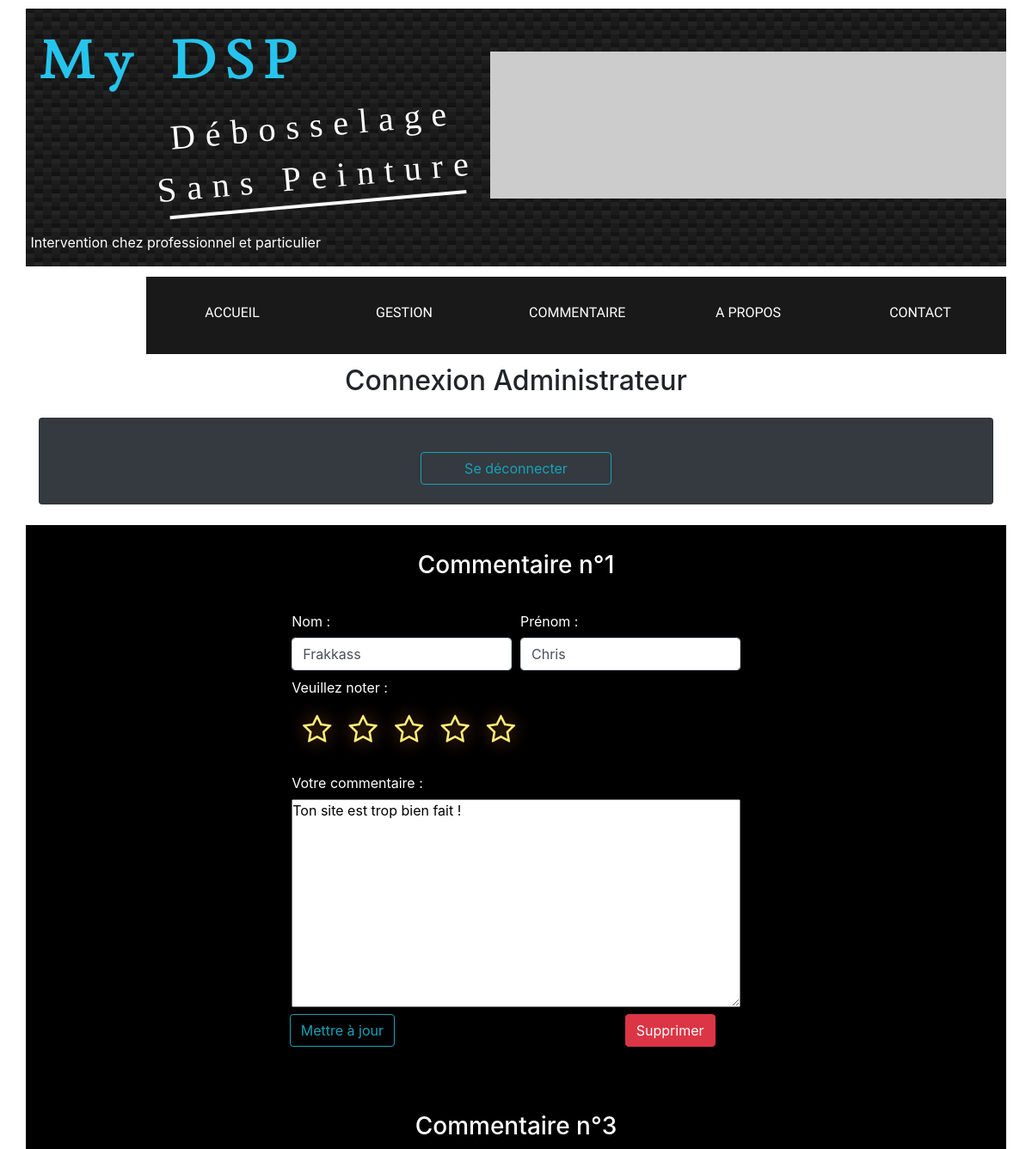
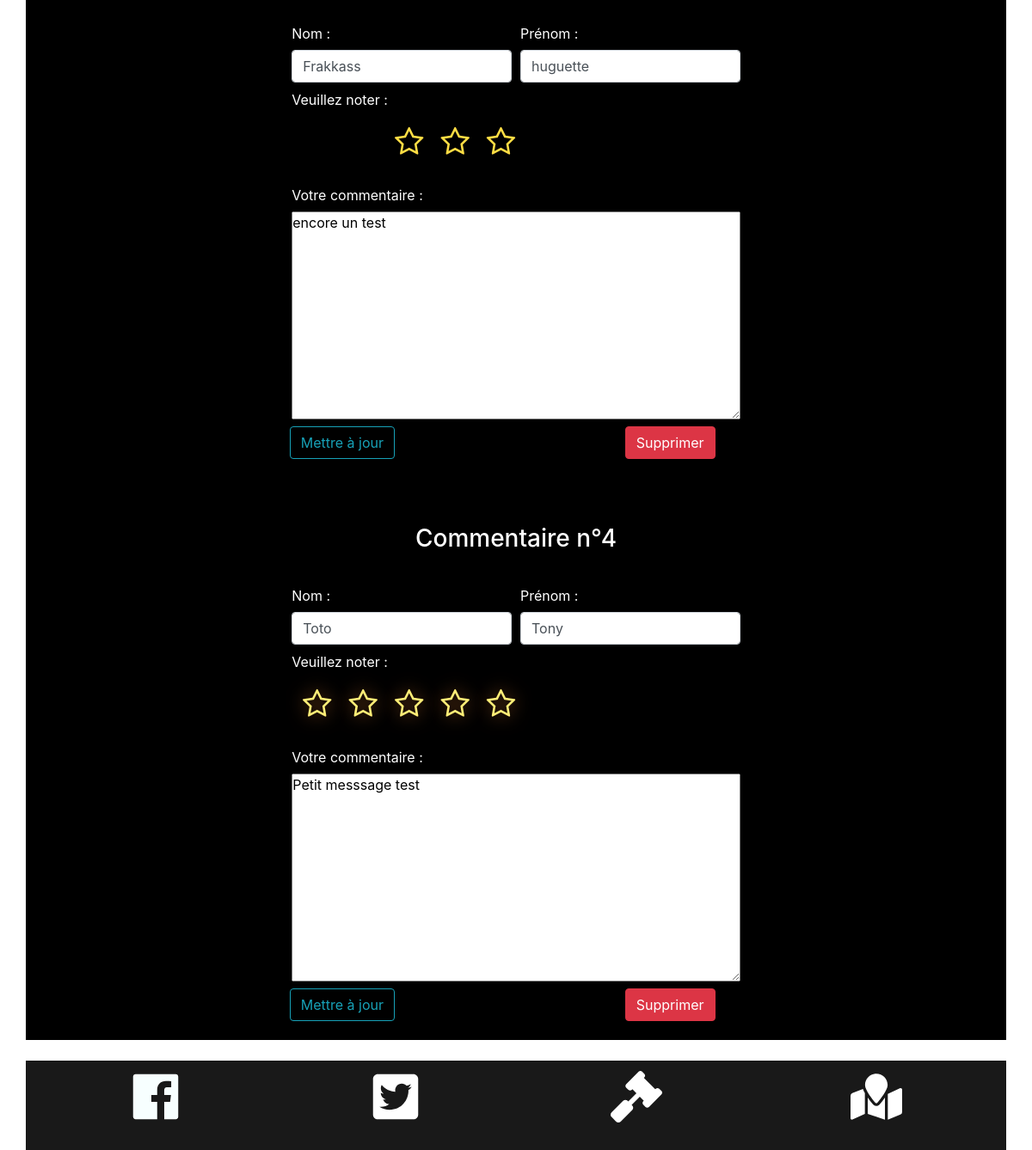
The app's page /vue/gestion.php (signed in), older data (2 pictures, top to bottom).
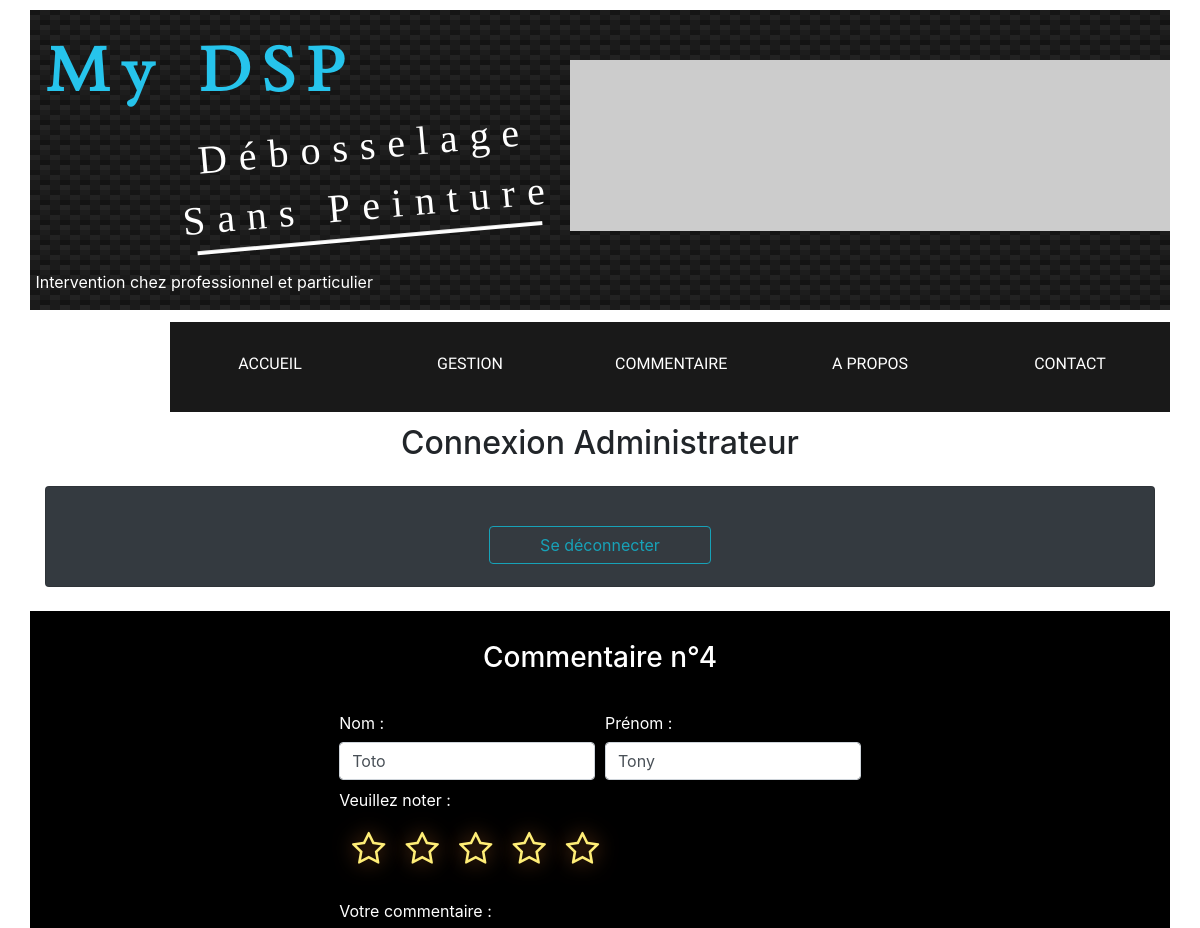
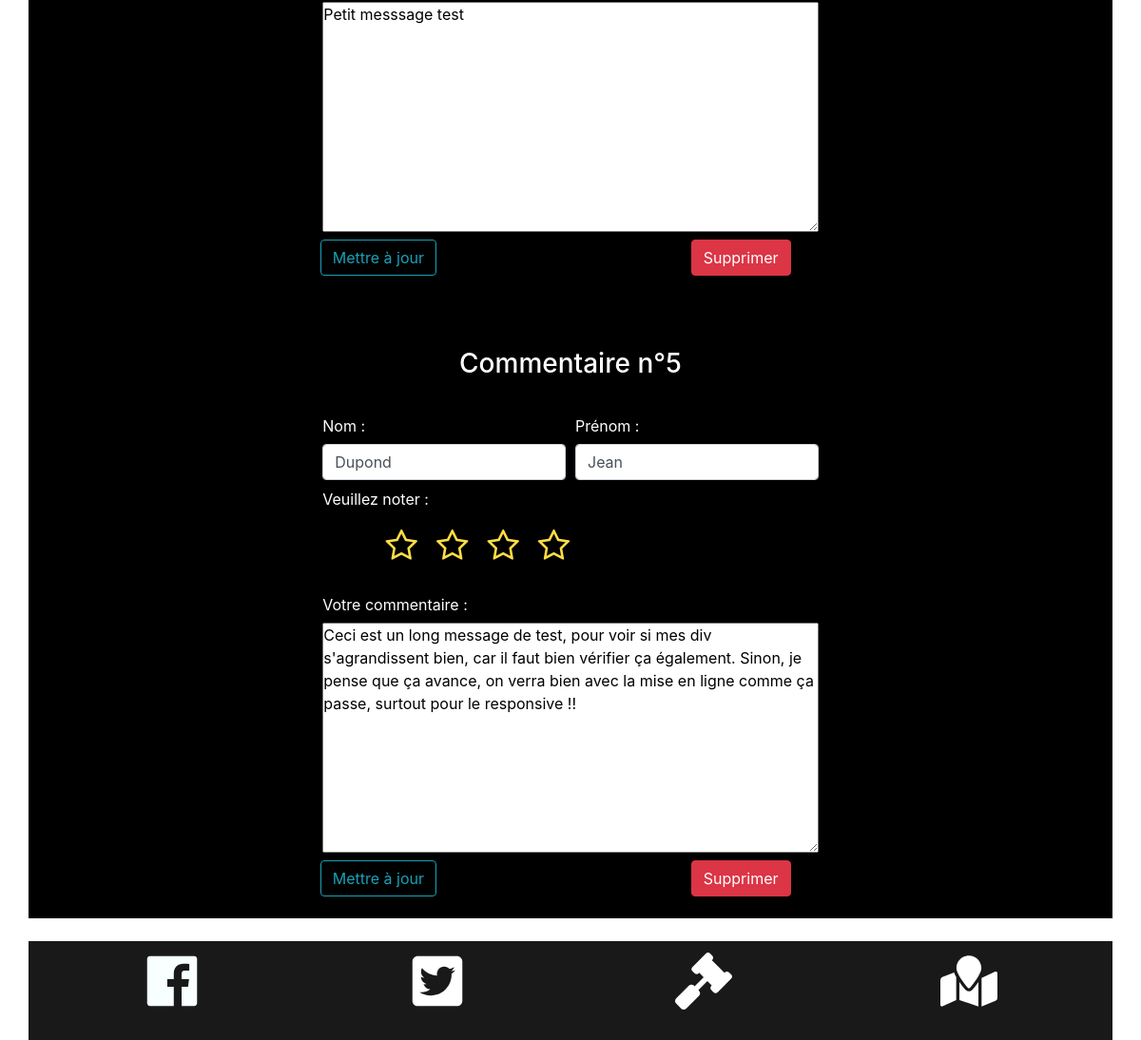
The same page, newer data (2 pictures, top to bottom).
### tables this page shows
CREATE TABLE `commentaires` (
  `idCommentaire` int(11) NOT NULL,
  `contenuCommentaire` longtext NOT NULL,
  `noteCommentaire` varchar(10) NOT NULL,
  `statuts` tinyint(1) NOT NULL,
  `dateCommentaire` datetime DEFAULT NULL,
  `idUtilisateur` int(11) DEFAULT NULL
);

CREATE TABLE `utilisateurs` (
  `idUtilisateur` int(11) NOT NULL,
  `nomUtilisateur` varchar(100) NOT NULL,
  `prenomUtilisateur` varchar(100) NOT NULL,
  `motDePasse` varchar(60) DEFAULT NULL,
  `idRole` int(11) DEFAULT NULL
);

### vue/gestion.php (the view, shortened to what this page needs)
<?php
require '../modele/pdo.php';
?>
<!DOCTYPE html>
<html lang="fr">
<head>
    <link rel="stylesheet" href="https://stackpath.bootstrapcdn.com/bootstrap/4.3.1/css/bootstrap.min.css">
    <link rel="stylesheet" href="https://netdna.bootstrapcdn.com/font-awesome/4.2.0/css/font-awesome.min.css">
    <link rel="stylesheet" href="../css/design.css">
</head>
<body>
<?php
    include '../include/header.php';
?>
    <div class="menuD">
        <nav class="navbar navbar-expand-lg navbar-light">
            <div class="collapse navbar-collapse justify-content-end" id="navbarTogglerDemo01">
                <ul class="navbar-nav ml-auto">
                    <li class="nav-item active">
                        <a class="nav-link" href="../index.php">Accueil</a>
                    </li>
                    <li class="nav-item active">
                        <a class="nav-link" href="gestion.php">Gestion</a>
                    </li>
                    <li class="nav-item active">
                        <a class="nav-link" href="commentaire.php">Commentaire</a>
                    </li>
                    <li class="nav-item active">
                        <a class="nav-link" href="apropos.php" >a propos</a>
                    </li>
                    <li class="nav-item active">
                        <a class="nav-link" href="contactForm.php">Contact</a>
                    </li>
                </ul>
            </div>
        </nav>
    </div>
    <main>
        <div class="container">
            <h2 class="text-center">Connexion Administrateur</h2>
            <div class="card bg-dark mt-4 pt-3">
            <?php
            if (isset($_SESSION['auth'])){  ?>
                <a class="btn btn-outline-info" name="logout" id="logout" href="../controller/logout.php" role="button">Se déconnecter</a>
                <?php
            } ?>
            </div>
        </div>
        <?php
            if(isset($_SESSION['auth'])) { ?>
                <section class="zoneCommentaire mt-4 mb-4">
                <?php
                $resultat = $pdo->query("SELECT * FROM commentaires NATURAL JOIN utilisateurs WHERE statuts = '0'");
                $selectResult = $resultat->fetchAll();
                $i=0;
                foreach ($selectResult as $selectResults) {
                    $i++;
                    $id = $selectResults->idCommentaire;
                    ?>
                    <h3 id="comm" class="text-center">Commentaire n°<?= $id ?></h3>
                    <form action="../controller/traitement.php" method="POST" enctype="multipart/form-data" class="myForm">
                    <div class="container formulaire<?= $i ?>">
                        <div class="form-row">
                            <div class="col-sm-3 offset-md-3">
                                <label for="" class="col-form-label">Nom :</label>
                                <input type="text" class="form-control" name="nom" placeholder="Votre Nom" value="<?= $selectResults->nomUtilisateur; ?>" required>
                            </div>
                            <div class="col-sm-3">
                                <label for="" class="col-form-label">Prénom :</label>
                                <input type="text" class="form-control" name="prenom" placeholder="Votre Prénom" value="<?= $selectResults->prenomUtilisateur; ?>" required>
                            </div>
                        </div>
                        <div class="form-row">
                            <div class="col-sm-4 offset-md-3 mt-2">
                                <span class="starsFunny">Veuillez noter :</span>
                                <div class="stars">
                                <?php
                                    $nombreEtoile = $selectResults->noteCommentaire;
                                    for($j=1; $j<=$nombreEtoile; $j++) {
                                        if ($nombreEtoile == 1) {
                                            $colorClass = 'lowStar';
                                        } elseif ($nombreEtoile >= 2 && $nombreEtoile <= 4) {
                                            $colorClass = 'middleStar';
                                        } elseif ($nombreEtoile == 5) {
                                            $colorClass = 'maxStar';
                                        }
                                            echo ('<label class="star star-'. $nombreEtoile .' '. $colorClass.'" for="star-'. $nombreEtoile . '"></label>');
                                    }
                                ?>
                                </div>
                            </div>
                        </div>
                        <div class="form-row">
                            <div class="col-sm-6 offset-md-3">
                                <label for="" class="col-form-label">Votre commentaire :</label>
                                <textarea name="messCommentaire" cols="30" rows="10" maxlength="500" placeholder=" Votre message ici ..." required><?= $selectResults->contenuCommentaire; ?></textarea>
                            </div>
                        </div>
                        <button type="submit" name="update" class="btn btn-outline-info offset-md-3 mt-2 sub">Mettre à jour</button>
                        <button type="submit" name="delete" class="btn btn-danger offset-md-3 mt-2 sub">Supprimer</button>
                    </div>
                    </form>
                <?php
            } ?>
        </section>
    <?php
        }   else { ?>
                <div class="alert alert-danger mt-4 text-center" role="alert">
                    Vous devez être connecté pour l'accès à cette partie !!
                </div>
        <?php
            } ?>
    </main>
    <footer>
        <div class="zoneFooter">
            <a href="" title="" target="_blank"><img src="../css/img/FBicon.svg" alt="facebook" class="facebook"></a>
            <a href="" title="" target="_blank"><img src="../css/img/twitter.svg" alt="twitter" class="twitter"></a>
            <a href=""><img src="../css/img/mentionsL.svg" alt="mentionsLegales" class="mentions"></a>
            <a href=""><img src="../css/img/map.svg" alt="localisation" class="map"></a>
        </div>
    </footer>
</body>
</html>

### include/header.php (shortened to what this page needs)
<header>
    <div class="headerG">
        <h1 class="dsp">My DSP</h1>
        <div class="textHeader">
            <p class="text-incline">Débosselage Sans Peinture</p>
            <hr class="barre">
        </div>
        <p id="interv">Intervention chez professionnel et particulier</p>
    </div>
    <div class="headerD">
        <div id="carouselExampleSlidesOnly" class="slide" data-ride="carousel">
            <div class="carousel-inner">
                <div class="carousel-item active">
                    <img src="https://via.placeholder.com/700x200" class="d-block w-100" alt="...">
                </div>
            </div>
        </div>
    </div>
</header>

### css/design.css (style rules this page uses)
* { margin: 0; padding: 0; }
html { background-color: white; }
body { background-color: white; height: 100%; width: 100%; }
header { background: linear-gradient(27deg, #151515 5px, transparent 5px) 0 5px, linear-gradient(207deg, #151515 5px, transparent 5px) 10px 0px, linear-gradient(27deg, #222 5px, transparent 5px) 0px 10px, linear-gradient(207deg, #222 5px, transparent 5px) 10px 5px, linear-gradient(90deg, #1b1b1b 10px, transparent 10px), linear-gradient(#1d1d1d 25%, #1a1a1a 25%, #1a1a1a 50%, transparent 50%, transparent 75%, #242424 75%, #242424); background-color: #131313; background-size: 20px 20px; display: flex; justify-content: space-between; height: 300px; margin-left: auto; margin-right: auto; margin-top: 10px; width: 95%; }
.headerG { display: flex; flex-direction: column; width: 60%; }
.headerG h1 { color: #26c4ec; font-family: 'BilkoOpti-Regular'; font-size: 4em; font-weight: bold; letter-spacing: 0.2em; margin-left: 3%; margin-top: 5%; width: 70%; }
.textHeader { display: flex; flex-direction: column; transform: rotate(-5deg); }
.text-incline { color: white; font-family: "LoudAndClear"; font-size: 2.5em; letter-spacing: 0.3em; margin-bottom: 0; margin-left: 25%; text-align: center; }
.barre { background-color: white; height: 0.2em; margin-bottom: 0; margin-left: 30%; margin-right: 6%; margin-top: 0; }
.dsp { -webkit-animation: neon2 1.5s ease-in-out infinite alternate; -moz-animation: neon2 1.5s ease-in-out infinite alternate; animation: neon2 1.5s ease-in-out infinite alternate; }
#interv { color: white; margin-left: 1%; margin-top: auto; }
.headerD .slide { height: 200px; margin-bottom: auto; margin-top: 50px; width: 600px; }
.menuD { height: 90px; margin-bottom: 1%; margin-top: 1%; margin-left: auto; margin-right: auto; width: 95%; }
nav { float: right; height: 100%; padding: 0; width: 200px; }
.navbar { padding-left: 0; padding-right: 0; }
.navbar-expand-lg { flex-flow: row-reverse; }
.navbar-light .navbar-nav .active>.nav-link { color: white; height: 100%; width: 100%; }
.navbar-collapse { background-color: rgba(0, 0, 0, 0.900); height: 90px; z-index: 1; }
.navbar-expand-lg .navbar-nav .nav-link { padding-right: 45px; padding-left: 45px; }
.nav-link { padding-bottom: auto; padding-top: 30px; }
nav li { align-items: center; display: flex; font-family: 'Inconsolata'; height: 90px; justify-content: center; text-align: center; text-transform: uppercase; width: 200px; }
nav a { color: #ffffff; text-decoration: none; }
h3 { color: #000000; margin-bottom: 30px; padding-top: 30px; }
.zoneCommentaire { background-color: black; height: auto; margin-left: auto; margin-right: auto; width: 95%; }
#logout { display: flex; justify-content: center; margin: 2%; margin-left: auto; margin-right: auto; width: 20%; }
#comm { color: white; }
div.stars { width: 270px; display: inline-block; }
label.star { float: right; padding: 10px; font-size: 36px; color: #444; transition: all .2s; margin-bottom: 0; }
label.star:before { content: '\f006'; font-family: FontAwesome; }
.starsFunny { color: white; }
label.middleStar { content: '\f005'; color: #FD4; }
label.maxStar { color: #FE7; text-shadow: 0 0 20px #952; }
footer { background-color: rgba(0, 0, 0, 0.900); height: 104px; margin-left: auto; margin-right: auto; width: 95%; }
.zoneFooter { display: flex; justify-content: space-around; padding: 1%; }
.zoneFooter a { color: white; text-decoration: none; }
.facebook { height: 60px; width: 60px; }
.map { height: 60px; width: 60px; }
.twitter { height: 60px; width: 60px; }
.mentions { height: 60px; width: 60px; }
form { margin-bottom: 2%; margin-left: auto; margin-right: auto; padding-bottom: 2%; width: 95%; }
label { color: white; }
.col-sm-6 { display: flex; flex-direction: column; }

Row changes from the older to the newer data that the page shows:
removed commentaires: idCommentaire "1", nom "Frakkass", prenom "Chris", noteCommentaire "5" (drawn), messCommentaire "Ton site est trop bien fait !"
removed commentaires: idCommentaire "3", nom "Frakkass", prenom "huguette", noteCommentaire "3" (drawn), messCommentaire "encore un test"
added commentaires: idCommentaire "5", nom "Dupond", prenom "Jean", noteCommentaire "4" (drawn), messCommentaire "Ceci est un long message de test, pour voir si mes div s'agrandissent bien, car il faut bien vérifier ça également. Sinon, je pense que ça avance, on verra bien avec la mise en ligne comme ça passe, surtout pour le responsive !!"
